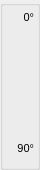
      <widget class="QGroupBox" name="groupBox_12">
       <property name="geometry">
        <rect>
         <x>650</x>
         <y>210</y>
         <width>40</width>
         <height>170</height>
        </rect>
       </property>
       <property name="font">
        <font>
         <pointsize>8</pointsize>
         <weight>75</weight>
         <bold>true</bold>
        </font>
       </property>
       <property name="title">
        <string/>
       </property>
       <widget class="caPolyLine" name="caPolyLine_53">
        <property name="geometry">
         <rect>
          <x>0</x>
          <y>20</y>
          <width>40</width>
          <height>60</height>
         </rect>
        </property>
        <property name="foreground">
         <color>
          <red>0</red>
          <green>0</green>
          <blue>0</blue>
         </color>
        </property>
        <property name="linestyle" stdset="0">
         <enum>caPolyLine::Solid</enum>
        </property>
        <property name="lineSize">
         <number>2</number>
        </property>
        <property name="lineColor">
         <color>
          <red>0</red>
          <green>0</green>
          <blue>0</blue>
         </color>
        </property>
        <property name="xyPairs" stdset="0">
         <string>0,60;39,0</string>
        </property>
        <property name="fillstyle" stdset="0">
         <enum>caPolyLine::Filled</enum>
        </property>
       </widget>
       <widget class="caPolyLine" name="caPolyLine_54">
        <property name="geometry">
         <rect>
          <x>0</x>
          <y>80</y>
          <width>40</width>
          <height>60</height>
         </rect>
        </property>
        <property name="foreground">
         <color>
          <red>0</red>
          <green>0</green>
          <blue>0</blue>
         </color>
        </property>
        <property name="linestyle" stdset="0">
         <enum>caPolyLine::Solid</enum>
        </property>
        <property name="lineSize">
         <number>2</number>
        </property>
        <property name="lineColor">
         <color>
          <red>0</red>
          <green>0</green>
          <blue>0</blue>
         </color>
        </property>
        <property name="xyPairs" stdset="0">
         <string>0,0;39,60</string>
        </property>
        <property name="fillstyle" stdset="0">
         <enum>caPolyLine::Filled</enum>
        </property>
       </widget>
       <widget class="QLabel" name="label_50">
        <property name="geometry">
         <rect>
          <x>4</x>
          <y>10</y>
          <width>30</width>
          <height>15</height>
         </rect>
        </property>
        <property name="sizePolicy">
         <sizepolicy hsizetype="Preferred" vsizetype="Fixed">
          <horstretch>0</horstretch>
          <verstretch>0</verstretch>
         </sizepolicy>
        </property>
        <property name="minimumSize">
         <size>
          <width>20</width>
          <height>15</height>
         </size>
        </property>
        <property name="font">
         <font>
          <weight>50</weight>
          <bold>false</bold>
         </font>
        </property>
        <property name="text">
         <string>0°</string>
        </property>
        <property name="alignment">
         <set>Qt::AlignRight|Qt::AlignTrailing|Qt::AlignVCenter</set>
        </property>
       </widget>
       <widget class="QLabel" name="label_51">
        <property name="geometry">
         <rect>
          <x>4</x>
          <y>140</y>
          <width>30</width>
          <height>16</height>
         </rect>
        </property>
        <property name="sizePolicy">
         <sizepolicy hsizetype="Preferred" vsizetype="Fixed">
          <horstretch>0</horstretch>
          <verstretch>0</verstretch>
         </sizepolicy>
        </property>
        <property name="minimumSize">
         <size>
          <width>20</width>
          <height>15</height>
         </size>
        </property>
        <property name="font">
         <font>
          <weight>50</weight>
          <bold>false</bold>
         </font>
        </property>
        <property name="text">
         <string>90°</string>
        </property>
        <property name="alignment">
         <set>Qt::AlignRight|Qt::AlignTrailing|Qt::AlignVCenter</set>
        </property>
       </widget>
      </widget>
